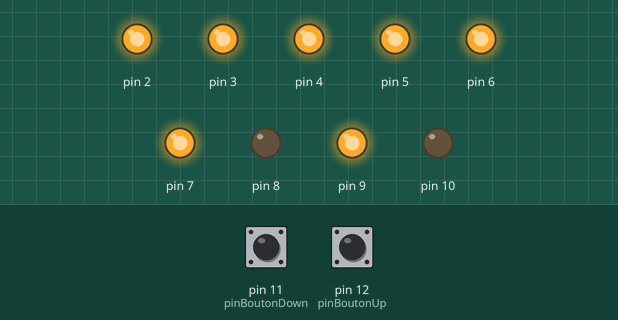
Simulated run of this sketch. Board: Arduino Uno, built with avr-gcc and run on an emulated ATmega328P. Shown: output pins drawn as LEDs (lit = HIGH). Dashed ring = blinking. Inputs (shaded band) come from the test bench; at power-on: pin 12 (pinBoutonUp) HIGH, pin 11 (pinBoutonDown) HIGH.

Above: at 2.2 s.
2.3 s: pin 12 (pinBoutonUp) pulled LOW for 0.15 s
At 3.7 s:
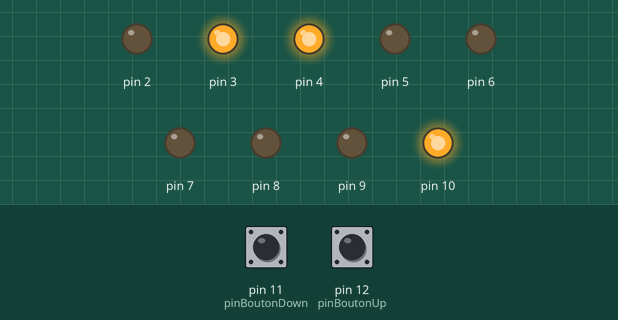
4.8 s: pin 11 (pinBoutonDown) pulled LOW for 0.15 s
At 5.6 s:
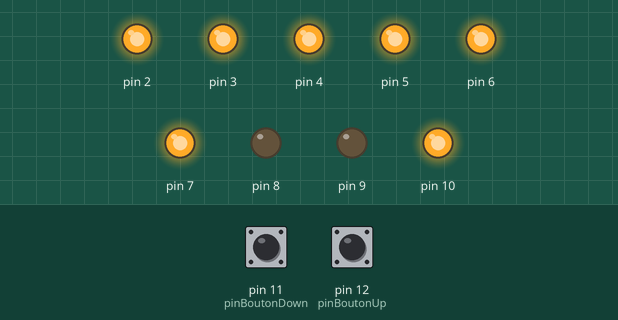
7.3 s: pin 12 (pinBoutonUp) pulled LOW for 3.2 s
At 11.0 s:
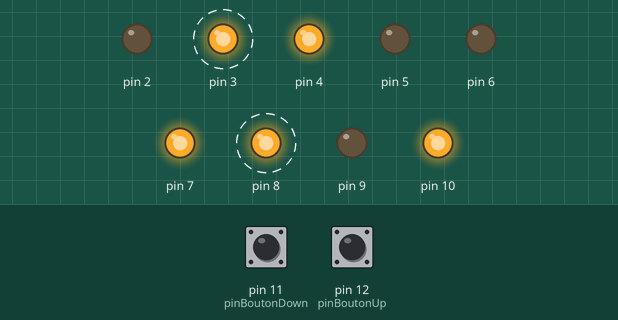
12.0 s: pin 12 (pinBoutonUp) pulled LOW for 1 s
At 12.7 s:
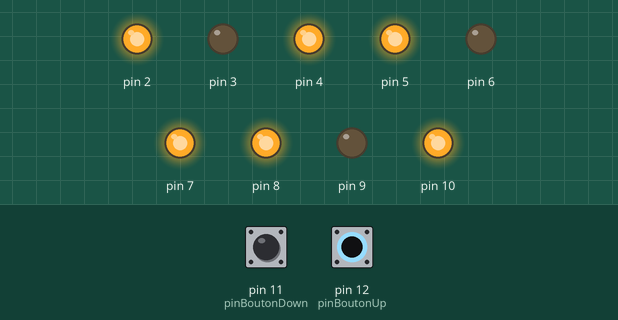
14.5 s: pin 12 (pinBoutonUp) pulled LOW for 0.15 s
At 15.7 s:
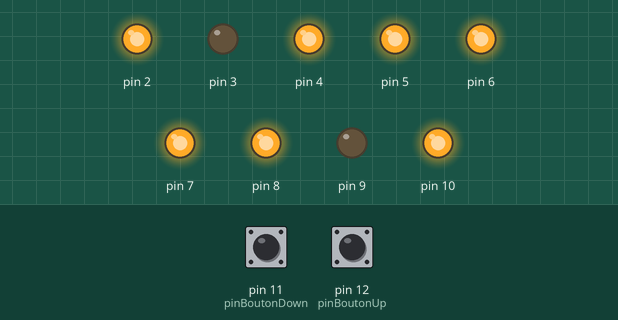
16.1 s: pin 12 (pinBoutonUp) pulled LOW for 0.15 s
At 17.0 s:
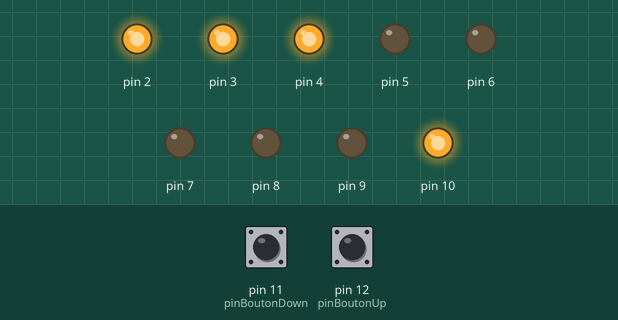
Timing chart, 0 to 18.7 s (numbered marks = the images above; inputs shaded):
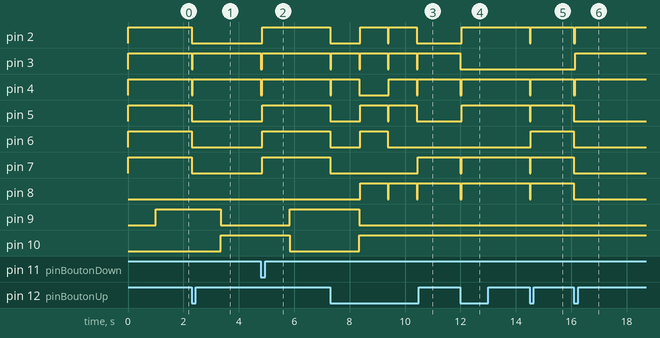

Measured:
- after the input at 2.3 s, pin 2, pin 5–7: HIGH → LOW at once; pin 3, pin 4: HIGH → LOW at once, → HIGH 0.04 s later; pin 9: HIGH → LOW after 1.0 s; pin 10: LOW → HIGH after 1.0 s
- after the input at 4.8 s, pin 2, pin 5–7: LOW → HIGH at once; pin 3, pin 4: HIGH → LOW at once, → HIGH 0.04 s later; pin 9: LOW → HIGH after 1.0 s; pin 10: HIGH → LOW after 1.0 s
- after the input at 7.3 s, pin 2: goes LOW 1.1 s, HIGH 1.0 s, LOW 0.04 s, HIGH 1.0 s, then LOW, starting at once; pin 3: alternates HIGH for 1.0 s and LOW for 0.04 s, starting at once
- after the input at 12.0 s, pin 2, pin 5: LOW → HIGH at once; pin 3: HIGH → LOW at once; pin 4, pin 7, pin 8: HIGH → LOW at once, → HIGH 0.04 s later
- after the input at 14.5 s, pin 2, pin 4, pin 5, pin 7, pin 8: HIGH → LOW at once, → HIGH 0.04 s later; pin 6: LOW → HIGH at once
- after the input at 16.1 s, pin 2, pin 4: HIGH → LOW at once, → HIGH 0.04 s later; pin 3: LOW → HIGH at once; pin 5–8: HIGH → LOW at once

The sketch:

parking.ino
```cpp
int pinBoutonDown = 11;
int pinBoutonUp = 12;
bool etatBoutonUp, etatBoutonDown;
int reste = 0;
void setup() {
    pinMode(pinBoutonDown, INPUT_PULLUP);
    pinMode(pinBoutonUp, INPUT_PULLUP);
    for (int i = 2; i < 11; i++){
        pinMode(i, OUTPUT);
    }
    affichage(reste);
}

void loop() {
    etatBoutonDown = digitalRead(pinBoutonDown);
    etatBoutonUp = digitalRead(pinBoutonUp);
if (reste == 9 || reste == 0) {
        digitalWrite(9, HIGH);
        digitalWrite(10, LOW);
    } else if (reste < 9 && reste > 0) {
        digitalWrite(9, LOW);
        digitalWrite(10,HIGH);
    }
    if (!etatBoutonUp && etatBoutonDown && reste != 9){
        reste++;
        offAll();
        affichage(reste);
    } else if (etatBoutonUp && ! etatBoutonDown && reste != 0){
        reste--;
        offAll();
        affichage(reste);
    }
}
void offAll(){
    for (int i = 2; i < 9; i++){
        digitalWrite(i, LOW);
    }
    delay(40);
}
void affichage(int n) {
    switch(n) {
        case 0:
            digitalWrite(2,HIGH);
            digitalWrite(3,HIGH);
            digitalWrite(4,HIGH);
            digitalWrite(5,HIGH);
            digitalWrite(6,HIGH);
            digitalWrite(7,HIGH);
            break;
        case 1:
            digitalWrite(3,HIGH);
            digitalWrite(4,HIGH);
            break;
        case 2:
            digitalWrite(2,HIGH);
            digitalWrite(3,HIGH);
            digitalWrite(5,HIGH);
            digitalWrite(6,HIGH);
            digitalWrite(8,HIGH);
            break;
        case 3:
            digitalWrite(2,HIGH);
            digitalWrite(3,HIGH);
            digitalWrite(4,HIGH);
            digitalWrite(5,HIGH);
            digitalWrite(8,HIGH);
            break;
        case 4:
            digitalWrite(3,HIGH);
            digitalWrite(4,HIGH);
            digitalWrite(7,HIGH);
            digitalWrite(8,HIGH);
            break;
        case 5:
            digitalWrite(2,HIGH);
            digitalWrite(4,HIGH);
            digitalWrite(5,HIGH);
            digitalWrite(7,HIGH);
            digitalWrite(8,HIGH);
            break;
        case 6:
            digitalWrite(2,HIGH);
            digitalWrite(4,HIGH);
            digitalWrite(5,HIGH);
            digitalWrite(6,HIGH);
            digitalWrite(7,HIGH);
            digitalWrite(8,HIGH);
            break;
        case 7:
            digitalWrite(2,HIGH);
            digitalWrite(3,HIGH);
            digitalWrite(4,HIGH);
            break;
        case 8:
            digitalWrite(2,HIGH);
            digitalWrite(3,HIGH);
            digitalWrite(4,HIGH);
            digitalWrite(5,HIGH);
            digitalWrite(6,HIGH);
            digitalWrite(7,HIGH);
            digitalWrite(8,HIGH);
            break;
        case 9:
            digitalWrite(2,HIGH);
            digitalWrite(3,HIGH);
            digitalWrite(4,HIGH);
            digitalWrite(5,HIGH);
            digitalWrite(7,HIGH);
            digitalWrite(8,HIGH);
            break;
    }
    delay(1000);
}
```
